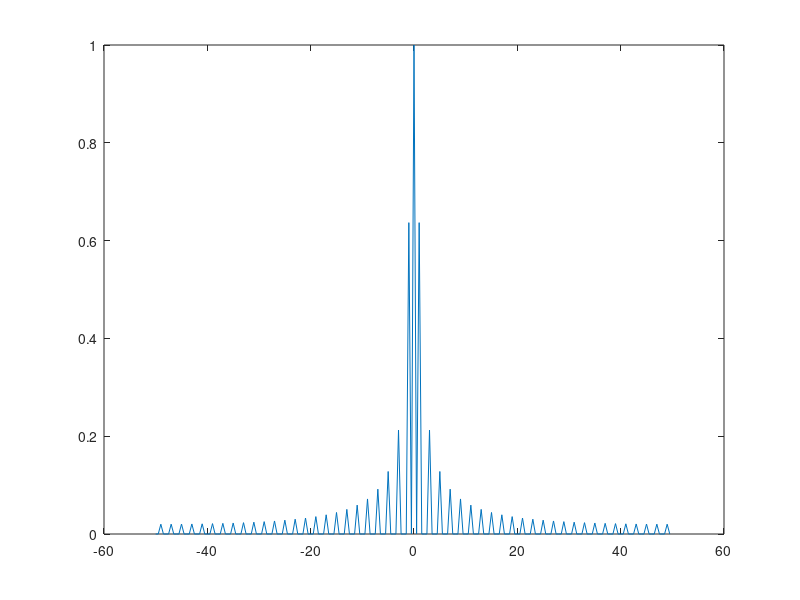

Source code (MATLAB):
Fs = 100;
dt = 1/Fs;
t = 0:dt:2-dt;
N = size(t, 2);


%f1 = 5;
%f2 = f1*3;
%f3 = f1*9;
%a1 = 3;
%a2 = a1/3;
%a3 = a1/9;

%v1 = a1 * 2*sin(2*pi*f1*t);
%v2 = a2 * 2*sin(2*pi*f2*t);
%v3 = a3 * 2*sin(2*pi*f3*t);

%v = v1+ v2+ v3;

v = 2*sin(2*pi*Fs*t);

v(1:50) = 1;
v(51:100) = 0;
v(101:150) = 1;
v(151:200) = 0;
plot(t, v);

dF =Fs/N;
f = -Fs/2:dF:Fs/2-dF;
x = fft(v);
plot(f, abs(fftshift(2*x/N)));


